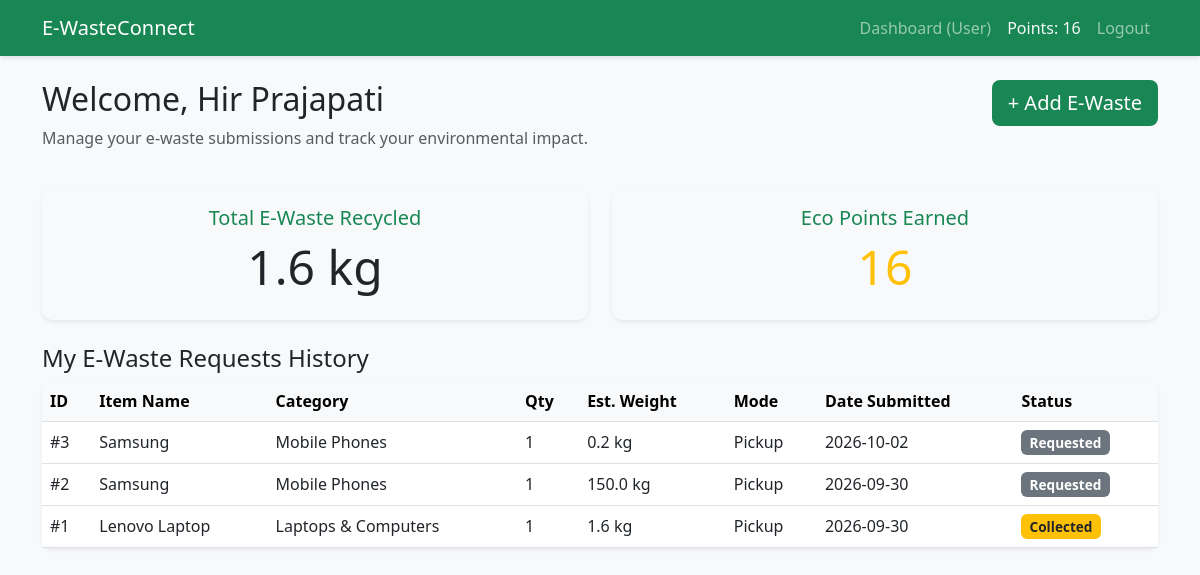
Page /dashboard (signed in) on the committed database.
### app.py (models this page shows)
class User(UserMixin, db.Model):
    id = db.Column(db.Integer, primary_key=True)
    name = db.Column(db.String(100), nullable=False)
    email = db.Column(db.String(120), unique=True, nullable=False)
    password_hash = db.Column(db.String(200), nullable=False)
    role = db.Column(db.String(20), nullable=False, default='user') # 'user', 'partner', 'admin'
    phone = db.Column(db.String(20))
    address = db.Column(db.String(255))
    eco_points = db.Column(db.Integer, default=0)
    requests = db.relationship('EWasteRequest', backref='user', lazy=True, foreign_keys='EWasteRequest.user_id')
    partner_requests = db.relationship('EWasteRequest', backref='partner', lazy=True, foreign_keys='EWasteRequest.partner_id')

class EWasteRequest(db.Model):
    id = db.Column(db.Integer, primary_key=True)
    user_id = db.Column(db.Integer, db.ForeignKey('user.id'), nullable=False)
    partner_id = db.Column(db.Integer, db.ForeignKey('user.id'), nullable=True) # Assigned partner
    category = db.Column(db.String(50), nullable=False)
    item_name = db.Column(db.String(100), nullable=False)
    quantity = db.Column(db.Integer, default=1)
    condition = db.Column(db.String(50))
    estimated_weight = db.Column(db.Float, nullable=False)
    photo_path = db.Column(db.String(255))
    pickup_mode = db.Column(db.String(20), nullable=False) # 'pickup' or 'dropoff'
    scheduled_date = db.Column(db.String(20))
    time_slot = db.Column(db.String(50))
    collection_address = db.Column(db.String(255))
    status = db.Column(db.String(50), default='Requested') # Requested, Accepted, Scheduled, Collected, Processed
    created_at = db.Column(db.DateTime, default=datetime.utcnow)

### app.py (the view)
@app.route('/dashboard')
@login_required
def dashboard():
    if current_user.role == 'admin':
        users_count = User.query.count()
        partners_count = User.query.filter_by(role='partner').count()
        reqs = EWasteRequest.query.all()
        return render_template('admin_dashboard.html', users_count=users_count, partners_count=partners_count, reqs=reqs)
    elif current_user.role == 'partner':
        pending_requests = EWasteRequest.query.filter_by(status='Requested').all()
        assigned_requests = EWasteRequest.query.filter_by(partner_id=current_user.id).all()
        return render_template('partner_dashboard.html', pending=pending_requests, assigned=assigned_requests)
    else:
        user_requests = EWasteRequest.query.filter_by(user_id=current_user.id).order_by(EWasteRequest.created_at.desc()).all()
        total_weight = sum(req.estimated_weight for req in user_requests if req.status in ['Collected', 'Processed'])
        return render_template('user_dashboard.html', requests=user_requests, my_weight=total_weight)

### app.py (called while the page is built)
@login_manager.user_loader
def load_user(user_id):
    return User.query.get(int(user_id))

@app.context_processor
def inject_metrics():
    if current_user.is_authenticated:
        total_weight = db.session.query(db.func.sum(EWasteRequest.estimated_weight)).filter(EWasteRequest.status.in_(['Collected', 'Processed'])).scalar() or 0
        total_items = db.session.query(db.func.sum(EWasteRequest.quantity)).filter(EWasteRequest.status.in_(['Collected', 'Processed'])).scalar() or 0
        return dict(global_weight=total_weight, global_items=total_items)
    return dict()

### templates/user_dashboard.html
{% extends 'base.html' %}
{% block content %}
<div class="row mb-4">
    <div class="col-md-8">
        <h2>Welcome, {{ current_user.name }}</h2>
        <p class="text-muted">Manage your e-waste submissions and track your environmental impact.</p>
    </div>
    <div class="col-md-4 text-end">
        <a href="{{ url_for('add_ewaste') }}" class="btn btn-success btn-lg">+ Add E-Waste</a>
    </div>
</div>
<div class="row mb-4">
    <div class="col-md-6">
        <div class="card bg-light border-0 shadow-sm">
            <div class="card-body text-center">
                <h5 class="card-title text-success">Total E-Waste Recycled</h5>
                <h2 class="display-5">{{ my_weight | default(0) }} kg</h2>
            </div>
        </div>
    </div>
    <div class="col-md-6">
        <div class="card bg-light border-0 shadow-sm">
            <div class="card-body text-center">
                <h5 class="card-title text-success">Eco Points Earned</h5>
                <h2 class="display-5 text-warning">{{ current_user.eco_points }}</h2>
            </div>
        </div>
    </div>
</div>
<h4>My E-Waste Requests History</h4>
<div class="card shadow-sm border-0">
    <div class="card-body p-0">
        <div class="table-responsive">
            <table class="table table-hover mb-0">
                <thead class="table-light">
                    <tr>
                        <th>ID</th>
                        <th>Item Name</th>
                        <th>Category</th>
                        <th>Qty</th>
                        <th>Est. Weight</th>
                        <th>Mode</th>
                        <th>Date Submitted</th>
                        <th>Status</th>
                    </tr>
                </thead>
                <tbody>
                    {% for req in requests %}
                    <tr>
                        <td>#{{ req.id }}</td>
                        <td>{{ req.item_name }}</td>
                        <td>{{ req.category }}</td>
                        <td>{{ req.quantity }}</td>
                        <td>{{ req.estimated_weight }} kg</td>
                        <td>{{ req.pickup_mode | title }}</td>
                        <td>{{ req.created_at.strftime('%Y-%m-%d') }}</td>
                        <td>
                            {% if req.status == 'Requested' %}
                                <span class="badge bg-secondary">Requested</span>
                            {% elif req.status == 'Accepted' %}
                                <span class="badge bg-primary">Accepted</span>
                            {% elif req.status == 'Scheduled' %}
                                <span class="badge bg-info text-dark">Scheduled</span>
                            {% elif req.status == 'Collected' %}
                                <span class="badge bg-warning text-dark">Collected</span>
                            {% elif req.status == 'Processed' %}
                                <span class="badge bg-success">Processed</span>
                            {% endif %}
                        </td>
                    </tr>
                    {% else %}
                    <tr>
                        <td colspan="8" class="text-center py-4 text-muted">No requests found. Click "Add E-Waste" to submit your first item.</td>
                    </tr>
                    {% endfor %}
                </tbody>
            </table>
        </div>
    </div>
</div>
{% endblock %}

### templates/base.html (shortened to what this page needs)
<!DOCTYPE html>
<html lang="en">
<head>
    <link href="https://cdn.jsdelivr.net/npm/bootstrap@5.3.0/dist/css/bootstrap.min.css" rel="stylesheet">
    <link rel="stylesheet" href="{{ url_for('static', filename='style.css') }}">
</head>
<body>
    <nav class="navbar navbar-expand-lg navbar-dark bg-success">
        <div class="container">
            <a class="navbar-brand" href="{{ url_for('index') }}">E-WasteConnect</a>
            <div class="collapse navbar-collapse" id="navbarNav">
                <ul class="navbar-nav ms-auto">
                    {% if current_user.is_authenticated %}
                        <li class="nav-item">
                            <a class="nav-link" href="{{ url_for('dashboard') }}">Dashboard ({{ current_user.role|title }})</a>
                        </li>
                        <li class="nav-item">
                            <span class="nav-link text-light">Points: {{ current_user.eco_points }}</span>
                        </li>
                        <li class="nav-item">
                            <a class="nav-link" href="{{ url_for('logout') }}">Logout</a>
                        </li>
                    {% endif %}
                </ul>
            </div>
        </div>
    </nav>
    <div class="container mt-4">
        {% block content %}{% endblock %}
    </div>
</body>
</html>

### static/style.css (style rules this page uses)
body { background-color: #f8f9fa; font-family: 'Segoe UI', Tahoma, Geneva, Verdana, sans-serif; }
.card { border-radius: 10px; }
.navbar { box-shadow: 0 2px 4px rgba(0,0,0,.1); }
.btn-success { background-color: #198754; border: none; }
.table th { font-weight: 600; }
.badge { font-size: 0.85em; padding: 0.4em 0.6em; }

### rows in the picture
User: role "User", eco_points "16", name "Hir Prajapati"
EWasteRequest: id "3", item_name "Samsung", category "Mobile Phones", quantity "1", estimated_weight "0.2", pickup_mode "Pickup", created_at "2026-10-02", status "Requested"
EWasteRequest: id "2", item_name "Samsung", category "Mobile Phones", quantity "1", estimated_weight "150.0", pickup_mode "Pickup", created_at "2026-09-30", status "Requested"
EWasteRequest: id "1", item_name "Lenovo Laptop", category "Laptops & Computers", quantity "1", estimated_weight "1.6", pickup_mode "Pickup", created_at "2026-09-30", status "Collected"

### other values in the picture
{{ my_weight | default(0) }} "1.6"
